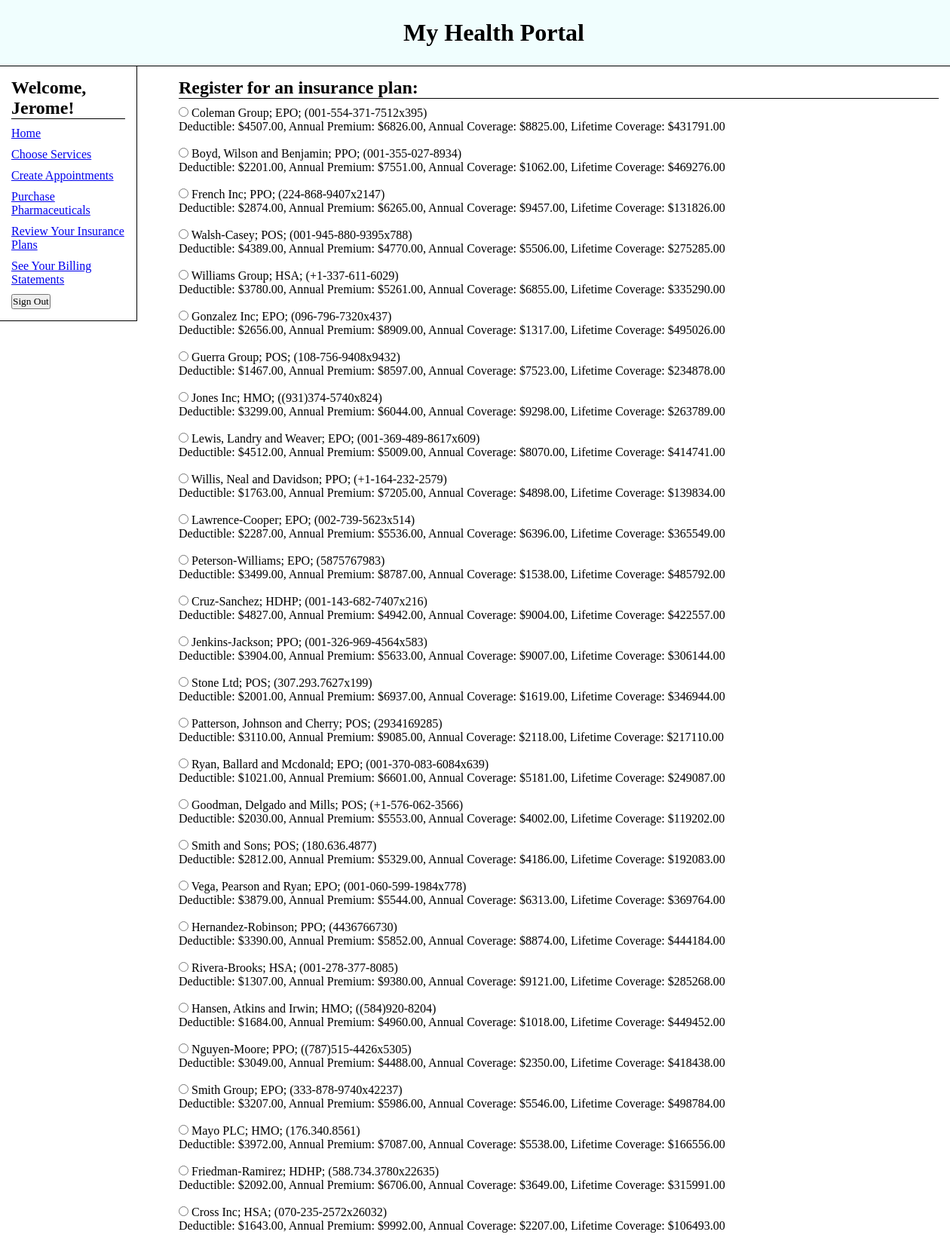
Screenshot of /insurancePlans.php (signed in, upper part) with the database file from the repository.
### tables this page shows
CREATE TABLE IF NOT EXISTS `InsProviders`(
	CompanyID int,
	CompanyName varchar(32),
	Category varchar(32),
	Address varchar(127),
	Email varchar(48),
	PhoneNum varchar(20),
	PlanID int,
	PRIMARY KEY (CompanyID),
	FOREIGN KEY (PlanID) REFERENCES InsPlans(PlanID)
);

CREATE TABLE IF NOT EXISTS `InsPlans`(
	PlanID int,
	AnnualDeductible float(9,2),
	AnnualPremium float(9,2),
	AnnualCoverage float(9,2),
	LifetimeCoverage float(9,2),
	PRIMARY KEY(PlanID)
);

### insurancePlans.php (the view, shortened to what this page needs)
<?php include 'server.php'; ?>
<!DOCTYPE html>
</html>
	<head>
		<link rel="stylesheet" href="style.css">
	</head>
	<body>
		<div id="header-panel">
			<h1 class="center-text">My Health Portal</h1>
		</div>
		<div id="side-panel">
			<h2 class="top-text">Welcome, <?php echo $_SESSION['name']; ?>!</h2>
			<p class="itemize"><a href="index.php">Home</a></p>
			<?php if (isset($_SESSION['pid'])) : ?>
			<p class="itemize"><a href="serviceSelection.php">Choose Services</a></p>
			<p class="itemize"><a href="appointments.php">Create Appointments</a></p>
			<p class="itemize"><a href="pharmaceuticals.php">Purchase Pharmaceuticals</a></p>
			<p class="itemize"><a href="insurancePlans.php">Review Your Insurance Plans</a></p>
			<p class="itemize"><a href="billings.php">See Your Billing Statements</a></p>
			<?php elseif (isset($_SESSION['did'])) : ?>
			<p>Doctor links here</p>
			<?php endif; ?>
			<form method="post" action="appointments.php">
				<button type="submit" name="logout">Sign Out</button>
			</form>
		</div>
		<div id="center-panel">
			<h2 class="top-text">Register for an insurance plan:</h2>
			<?php
				$iQuery = "SELECT * FROM InsPlans INNER JOIN InsProviders ON InsPlans.PlanID=InsProviders.PlanID;";
				$result = mysqli_query($conn, $iQuery);
				$i = 1;
			?>
			<form method="post" action="insurancePlans.php">
				<?php while($row = mysqli_fetch_assoc($result)){  ?>
				<input type="radio" name="insChoice" value="<?php echo $row['PlanID']; ?>">
				<label for="insChoice">
				<?php echo $row['CompanyName']."; ".$row['Category']."; (".$row['PhoneNum'].")".
				"<br>Deductible: $".$row['AnnualDeductible'].", Annual Premium: $".$row['AnnualPremium'].", Annual Coverage: $".$row['AnnualCoverage'].", Lifetime Coverage: $".$row['LifetimeCoverage']; ?>
				</label>
				<br><br>
				<?php $i++;}; ?>
				<br>
			</form>
		</div>
	</body>
</html>

### style.css (style rules this page uses)
* { margin: 0px; padding: 0px; font-family: Cambria; }
#side-panel { width: 12%; position: absolute height: auto; float: left; padding: 15px; margin: 0px 0px 0px 0px; border-right: 1px solid black; border-bottom: 1px solid black; background-color: white; }
#center-panel { width: 80%; height: 100%; margin: 0px; float: right; padding: 15px; }
#header-panel { width: 100%; margin: 0px; float: top; padding: 25px; border-bottom: 1px solid black; background-color: #f0fefe; }
.center-text { text-align: center; }
h2.top-text { border-bottom: 1px solid black; margin-bottom: 10px; }
.itemize { padding-bottom: 10px; }

### rows the page displays
insproviders: CompanyName "Coleman Group", Category "EPO", PhoneNum "001-554-371-7512x395", PlanID.AnnualDeductible "4507.00", PlanID.AnnualPremium "6826.00", PlanID.AnnualCoverage "8825.00", PlanID.LifetimeCoverage "431791.00"
insproviders: CompanyName "Boyd, Wilson and Benjamin", Category "PPO", PhoneNum "001-355-027-8934", PlanID.AnnualDeductible "2201.00", PlanID.AnnualPremium "7551.00", PlanID.AnnualCoverage "1062.00", PlanID.LifetimeCoverage "469276.00"
insproviders: CompanyName "French Inc", Category "PPO", PhoneNum "224-868-9407x2147", PlanID.AnnualDeductible "2874.00", PlanID.AnnualPremium "6265.00", PlanID.AnnualCoverage "9457.00", PlanID.LifetimeCoverage "131826.00"
insproviders: CompanyName "Walsh-Casey", Category "POS", PhoneNum "001-945-880-9395x788", PlanID.AnnualDeductible "4389.00", PlanID.AnnualPremium "4770.00", PlanID.AnnualCoverage "5506.00", PlanID.LifetimeCoverage "275285.00"
insproviders: CompanyName "Williams Group", Category "HSA", PhoneNum "+1-337-611-6029", PlanID.AnnualDeductible "3780.00", PlanID.AnnualPremium "5261.00", PlanID.AnnualCoverage "6855.00", PlanID.LifetimeCoverage "335290.00"
insproviders: CompanyName "Gonzalez Inc", Category "EPO", PhoneNum "096-796-7320x437", PlanID.AnnualDeductible "2656.00", PlanID.AnnualPremium "8909.00", PlanID.AnnualCoverage "1317.00", PlanID.LifetimeCoverage "495026.00"
insproviders: CompanyName "Guerra Group", Category "POS", PhoneNum "108-756-9408x9432", PlanID.AnnualDeductible "1467.00", PlanID.AnnualPremium "8597.00", PlanID.AnnualCoverage "7523.00", PlanID.LifetimeCoverage "234878.00"
insproviders: CompanyName "Jones Inc", Category "HMO", PhoneNum "(931)374-5740x824", PlanID.AnnualDeductible "3299.00", PlanID.AnnualPremium "6044.00", PlanID.AnnualCoverage "9298.00", PlanID.LifetimeCoverage "263789.00"
insproviders: CompanyName "Lewis, Landry and Weaver", Category "EPO", PhoneNum "001-369-489-8617x609", PlanID.AnnualDeductible "4512.00", PlanID.AnnualPremium "5009.00", PlanID.AnnualCoverage "8070.00", PlanID.LifetimeCoverage "414741.00"
insproviders: CompanyName "Willis, Neal and Davidson", Category "PPO", PhoneNum "+1-164-232-2579", PlanID.AnnualDeductible "1763.00", PlanID.AnnualPremium "7205.00", PlanID.AnnualCoverage "4898.00", PlanID.LifetimeCoverage "139834.00"
insproviders: CompanyName "Lawrence-Cooper", Category "EPO", PhoneNum "002-739-5623x514", PlanID.AnnualDeductible "2287.00", PlanID.AnnualPremium "5536.00", PlanID.AnnualCoverage "6396.00", PlanID.LifetimeCoverage "365549.00"
insproviders: CompanyName "Peterson-Williams", Category "EPO", PhoneNum "5875767983", PlanID.AnnualDeductible "3499.00", PlanID.AnnualPremium "8787.00", PlanID.AnnualCoverage "1538.00", PlanID.LifetimeCoverage "485792.00"
insproviders: CompanyName "Cruz-Sanchez", Category "HDHP", PhoneNum "001-143-682-7407x216", PlanID.AnnualDeductible "4827.00", PlanID.AnnualPremium "4942.00", PlanID.AnnualCoverage "9004.00", PlanID.LifetimeCoverage "422557.00"
insproviders: CompanyName "Jenkins-Jackson", Category "PPO", PhoneNum "001-326-969-4564x583", PlanID.AnnualDeductible "3904.00", PlanID.AnnualPremium "5633.00", PlanID.AnnualCoverage "9007.00", PlanID.LifetimeCoverage "306144.00"
insproviders: CompanyName "Stone Ltd", Category "POS", PhoneNum "307.293.7627x199", PlanID.AnnualDeductible "2001.00", PlanID.AnnualPremium "6937.00", PlanID.AnnualCoverage "1619.00", PlanID.LifetimeCoverage "346944.00"
insproviders: CompanyName "Patterson, Johnson and Cherry", Category "POS", PhoneNum "2934169285", PlanID.AnnualDeductible "3110.00", PlanID.AnnualPremium "9085.00", PlanID.AnnualCoverage "2118.00", PlanID.LifetimeCoverage "217110.00"
insproviders: CompanyName "Ryan, Ballard and Mcdonald", Category "EPO", PhoneNum "001-370-083-6084x639", PlanID.AnnualDeductible "1021.00", PlanID.AnnualPremium "6601.00", PlanID.AnnualCoverage "5181.00", PlanID.LifetimeCoverage "249087.00"
insproviders: CompanyName "Goodman, Delgado and Mills", Category "POS", PhoneNum "+1-576-062-3566", PlanID.AnnualDeductible "2030.00", PlanID.AnnualPremium "5553.00", PlanID.AnnualCoverage "4002.00", PlanID.LifetimeCoverage "119202.00"
insproviders: CompanyName "Smith and Sons", Category "POS", PhoneNum "180.636.4877", PlanID.AnnualDeductible "2812.00", PlanID.AnnualPremium "5329.00", PlanID.AnnualCoverage "4186.00", PlanID.LifetimeCoverage "192083.00"
insproviders: CompanyName "Vega, Pearson and Ryan", Category "EPO", PhoneNum "001-060-599-1984x778", PlanID.AnnualDeductible "3879.00", PlanID.AnnualPremium "5544.00", PlanID.AnnualCoverage "6313.00", PlanID.LifetimeCoverage "369764.00"
insproviders: CompanyName "Hernandez-Robinson", Category "PPO", PhoneNum "4436766730", PlanID.AnnualDeductible "3390.00", PlanID.AnnualPremium "5852.00", PlanID.AnnualCoverage "8874.00", PlanID.LifetimeCoverage "444184.00"
insproviders: CompanyName "Rivera-Brooks", Category "HSA", PhoneNum "001-278-377-8085", PlanID.AnnualDeductible "1307.00", PlanID.AnnualPremium "9380.00", PlanID.AnnualCoverage "9121.00", PlanID.LifetimeCoverage "285268.00"
insproviders: CompanyName "Hansen, Atkins and Irwin", Category "HMO", PhoneNum "(584)920-8204", PlanID.AnnualDeductible "1684.00", PlanID.AnnualPremium "4960.00", PlanID.AnnualCoverage "1018.00", PlanID.LifetimeCoverage "449452.00"
insproviders: CompanyName "Nguyen-Moore", Category "PPO", PhoneNum "(787)515-4426x5305", PlanID.AnnualDeductible "3049.00", PlanID.AnnualPremium "4488.00", PlanID.AnnualCoverage "2350.00", PlanID.LifetimeCoverage "418438.00"
insproviders: CompanyName "Smith Group", Category "EPO", PhoneNum "333-878-9740x42237", PlanID.AnnualDeductible "3207.00", PlanID.AnnualPremium "5986.00", PlanID.AnnualCoverage "5546.00", PlanID.LifetimeCoverage "498784.00"
insproviders: CompanyName "Mayo PLC", Category "HMO", PhoneNum "176.340.8561", PlanID.AnnualDeductible "3972.00", PlanID.AnnualPremium "7087.00", PlanID.AnnualCoverage "5538.00", PlanID.LifetimeCoverage "166556.00"
insproviders: CompanyName "Friedman-Ramirez", Category "HDHP", PhoneNum "588.734.3780x22635", PlanID.AnnualDeductible "2092.00", PlanID.AnnualPremium "6706.00", PlanID.AnnualCoverage "3649.00", PlanID.LifetimeCoverage "315991.00"
insproviders: CompanyName "Cross Inc", Category "HSA", PhoneNum "070-235-2572x26032", PlanID.AnnualDeductible "1643.00", PlanID.AnnualPremium "9992.00", PlanID.AnnualCoverage "2207.00", PlanID.LifetimeCoverage "106493.00"

### other values shown
$_SESSION['name'] "Jerome"
